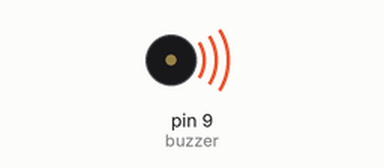
A sketch run on a simulated Arduino Uno, built with avr-gcc and run on an emulated ATmega328P. Parts: buzzer (waves = sounding).

Above: at 0.1 s.
Timing chart, 0 to 1.6 s (numbered marks = the images above):
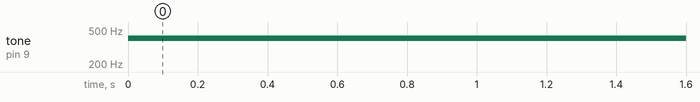

Measured:
- by itself, tone on pin 9 (buzzer): silent → 400 Hz at 0.00 s

The sketch:

buzzer.ino
```cpp
/* Arduino tutorial - Buzzer / Piezo Speaker
   More info and circuit: http://www.ardumotive.com/how-to-use-a-buzzer-en.html
   Dev: Michalis Vasilakis // Date: 9/6/2015 // www.ardumotive.com */

const int buzzer = 9; //buzzer to arduino pin 9

void setup(){
  pinMode(buzzer, OUTPUT); // Set buzzer - pin 9 as an output
}

void loop(){
  tone(buzzer, 400); // Send 10KHz sound signal...
  delay(1000);        // ...for 16 sec
  delay(1000);        // ...for 1sec
}
```
